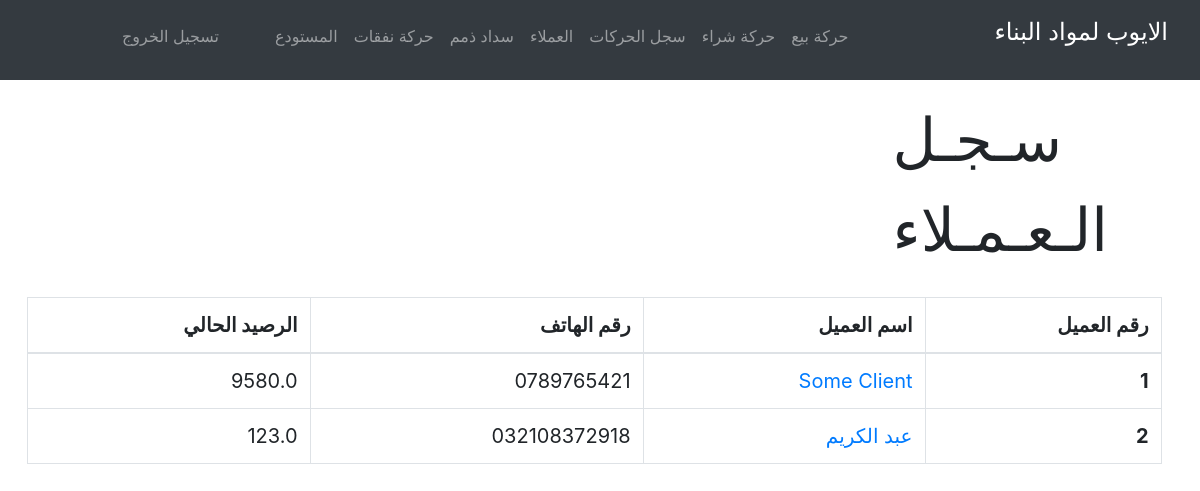
Page /clients (signed in) on the earlier database version.
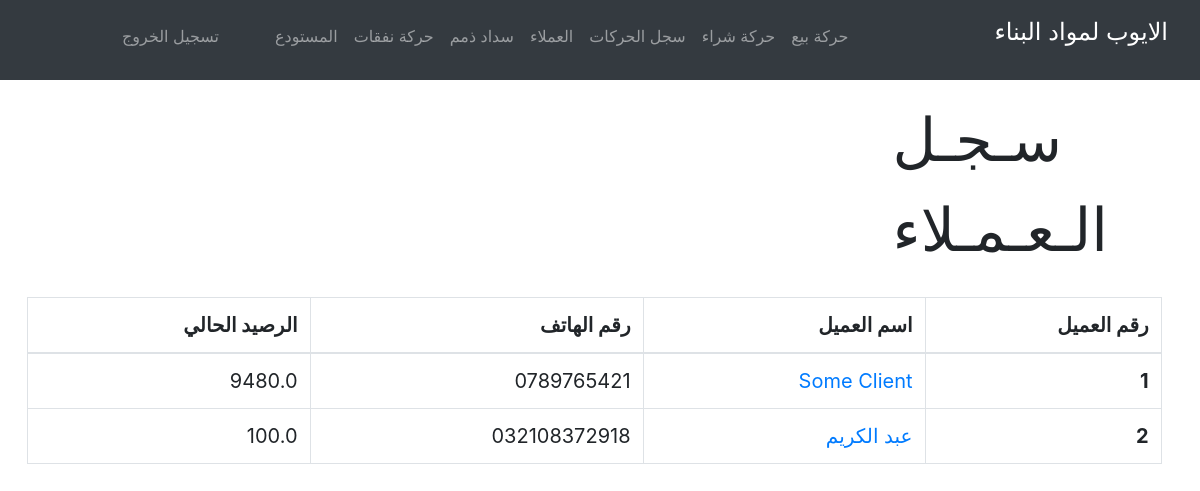
Same page on the later database version.
### tables this page shows
CREATE TABLE clients (clientId INTEGER PRIMARY KEY, client_name TEXT, client_phone TEXT, client_balance REAL);

### app.py (the view)
@app.route("/clients", methods=["GET"])
@login_required
def clients():
  clients = []
  query = db.execute('SELECT * FROM clients ORDER BY clientId').fetchall()
  for record in query:
    clients.append({
      'id': record[0],
      'name': record[1],
      'phone': record[2],
      'balance': record[3]
    })
  return render_template('clients.html', clients=clients)

### app.py (called while the page is built)
@app.after_request
def after_request(response):
  response.headers["Cache-Control"] = "no-cache, no-store, must-revalidate"
  response.headers["Expires"] = 0
  response.headers["Pragma"] = "no-cache"
  return response

### helpers.py (called while the page is built)
def login_required(f):
    @wraps(f)
    def decorated_function(*args, **kwargs):
        if session.get("user_id") is None:
            return redirect("/login")
        return f(*args, **kwargs)
    return decorated_function

### templates/clients.html
{% extends "layout.html" %}
{% block head %}
  <link href="/static/css/clients.css" rel="stylesheet">
{% endblock %}
{% block body %}
  <div class="head-text">
    <p>سـجـل الـعـمـلاء</p>
  </div>
  <div class="center-table">
    <table class="table table-bordered">
      <thead class="text-right">
        <tr>
          <th scope="col">رقم العميل</th>
          <th scope="col">اسم العميل</th>
          <th scope="col">رقم الهاتف</th>
          <th scope="col">الرصيد الحالي</th>
        </tr>
      </thead>
      <tbody class="text-right">
        {% for client in clients %}
          <tr>
            <th scope="row">{{ client.id }}</th>
            <td><a href="/u/{{ client.id }}">{{ client.name }}</a></td>
            <td>{{ client.phone }}</td>
            <td>{{ client.balance }}</td>
          </tr>
        {% endfor %}
      </tbody>
    </table>
  </div>
{% endblock %}

### templates/layout.html (shortened to what this page needs)
<!DOCTYPE html>
<html lang="ar" dir="rtl">
  <head>
    <link href="/static/bootstrap/css/bootstrap-reboot.css" rel="stylesheet">
    <link href="/static/bootstrap/css/bootstrap-grid.css" rel="stylesheet">
    <link href="/static/bootstrap/css/bootstrap.css" rel="stylesheet">
    <link href="/static/css/layout.css" rel="stylesheet">
    {% block head %}{% endblock %}
  </head>
  <body>
    <nav class="navbar fixed-top navbar-expand-lg navbar-dark bg-dark pull-right">
      <a class="navbar-brand" href="/"><p class="headtext">الايوب لمواد البناء</p></a>
        {% if session.user_id %}
          <ul class="navbar-nav mr-auto mt-2">
              <li class="nav-item"><a class="nav-link" href="/transaction"><p class="font-weight-light"><strong>حركة بيع</strong></p></a></li>
              <li class="nav-item"><a class="nav-link" href="/addItems"><p class="font-weight-light"><strong> حركة شراء</strong></p></a></li>
              <li class="nav-item"><a class="nav-link" href="/transactionLog"><p class="font-weight-light"><strong>سجل الحركات</strong></p></a></li>
              <li class="nav-item"><a class="nav-link" href="/clients"><p class="font-weight-light"><strong>العملاء</strong></p></a></li>
              <li class="nav-item"><a class="nav-link" href="/repayDebt"><p class="font-weight-light"><strong>سداد ذمم</strong></p></a></li>
              <li class="nav-item"><a class="nav-link" href="/expense"><p class="font-weight-light"><strong>حركة نفقات</strong></p></a></li>
              <li class="nav-item"><a class="nav-link" href="/inventory"><p class="font-weight-light"><strong>المستودع</strong></p></a></li>
          </ul>
          <ul class="navbar-nav ml-auto mt-2">
              <li class="nav-item"><a class="nav-link" href="/logout"><p class="font-weight-light"><strong>تسجيل الخروج</strong></p></a></li>
          </ul>
      {% else %}
          <ul class="navbar-nav ml-auto mt-2 nav-login">
              <li class="nav-item"><a class="nav-link" href="/login">تسجيل الدخول</a></li>
          </ul>
      {% endif %}
    </nav>
    <div class="container-fluid">
    {% block body %}{% endblock %}
    </div>
  </body>
</html>

### static/css/layout.css (style rules this page uses)
.headtext { font-size: larger; }

### static/css/clients.css (style rules this page uses)
.head-text { margin-top: 8%; margin-left: 75%; font-size: 60px; }
table { font-size: 20px; }
.center-table { margin-top: 2%; margin-right: 2%; margin-left: 1%; }

Differences in the rows shown:
changed clients "Some Client": balance "9580.0" → "9480.0"
changed clients "عبد الكريم": balance "123.0" → "100.0"
